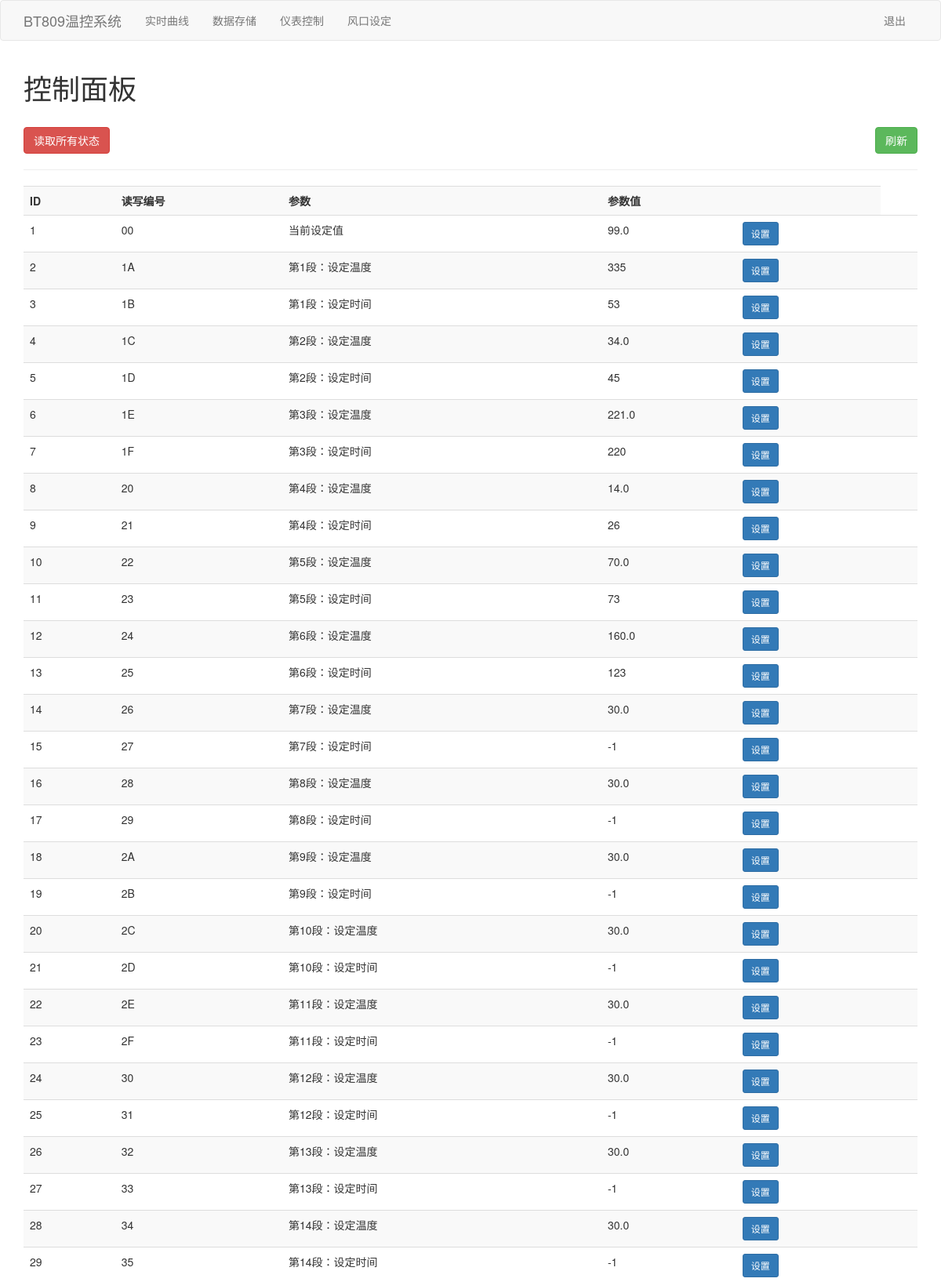
Screenshot of /parameter (signed in, upper part) with the database file from the repository.
### tables this page shows
CREATE TABLE register (
                            ID  INTEGER PRIMARY KEY AUTOINCREMENT,
                            Num text,
                            Meaning text,
                            Value text);

### app/views.py (the view)
@app.route('/parameter')
@is_logged_in
def parameter():
    data = db.select_all()
    return render_template('parameter.html', data=data)

### app/models.py (called while the page is built)
    def select_all(self):
        with con:
            sql = """select * from register """
            cur.execute(sql)
            data = cur.fetchall()
            return data

### app/views.py (called while the page is built)
def is_logged_in(f):
    @wraps(f)
    def wrap(*args, **kwargs):
        if 'logged_in' in session:
            return f(*args, **kwargs)
        else:
            flash('请登陆浏览', 'danger')
            return redirect(url_for('login'))
    return wrap

### app/templates/parameter.html
{% extends 'layout.html'%}
{%block body%}
<div class="container">
    <h1>控制面板 </h1>
    <br>
    <a href="/status" class="btn btn-danger btn-md " role="button">读取所有状态</a>
    <a href="/parameter" class="btn btn-success btn-md pull-right" role="button">刷新</a>
    <hr>
    <table class="table table-striped">
        <tr>
            <th>ID</th>
            <th>读写编号</th>
            <th>参数</th>
            <th>参数值</th>
            <th></th>
        </tr>
        {% for parameter in data %}
        <tr>
            <td>{{parameter[0]}}</td>
            <td>{{parameter[1]}}</td>
            <td>{{parameter[2]}}</td>
            <td>{{parameter[3]}}</td>
            <td><a href="edit/{{parameter[0]}}" class="btn btn-primary btn-sm">设置</a></td>
            <td>
        </tr>
        {% endfor %}
    </table>
</div>
{% endblock %}

### app/templates/layout.html (shortened to what this page needs)
<!DOCTYPE html>
<html lang="en">
<head>
    <link rel="stylesheet" href="{{ url_for('static', filename='css/bootstrap.min.css') }}">
</head>
<body>
    {% include 'includes/_navbar.html'%}
    {% block body%}{% endblock%}
</body>
</html>

### app/templates/includes/_navbar.html (shortened to what this page needs)
<nav class="navbar navbar-default">
  <div class="container">
    <div class="navbar-header">
      <a class="navbar-brand"  href="/">BT809温控系统</a>
    </div>
    <div id="navbar" class="collapse navbar-collapse ">
      <ul class="nav navbar-nav" style="width:380px">
        <li ><a href="/home" >实时曲线</a></li>
        <li ><a href="/table">数据存储</a></li>
        <li ><a href="/parameter">仪表控制</a></li>
        <li ><a href="/vents">风口设定</a></li>
      </ul>
      <ul class="nav navbar-nav navbar-right">
        {% if session.logged_in %}
        <li><a href="/logout">退出</a></li>
        {% else %}
        <li><a href="/register">注册</a></li>
        <li><a href="/login">登陆</a></li>
        {% endif %}
      </ul>
    </div>
  </div>
</nav>

### rows the page displays
register: ID "1", Num "00", Meaning "当前设定值", Value "99.0"
register: ID "2", Num "1A", Meaning "第1段：设定温度", Value "335"
register: ID "3", Num "1B", Meaning "第1段：设定时间", Value "53"
register: ID "4", Num "1C", Meaning "第2段：设定温度", Value "34.0"
register: ID "5", Num "1D", Meaning "第2段：设定时间", Value "45"
register: ID "6", Num "1E", Meaning "第3段：设定温度", Value "221.0"
register: ID "7", Num "1F", Meaning "第3段：设定时间", Value "220"
register: ID "8", Num "20", Meaning "第4段：设定温度", Value "14.0"
register: ID "9", Num "21", Meaning "第4段：设定时间", Value "26"
register: ID "10", Num "22", Meaning "第5段：设定温度", Value "70.0"
register: ID "11", Num "23", Meaning "第5段：设定时间", Value "73"
register: ID "12", Num "24", Meaning "第6段：设定温度", Value "160.0"
register: ID "13", Num "25", Meaning "第6段：设定时间", Value "123"
register: ID "14", Num "26", Meaning "第7段：设定温度", Value "30.0"
register: ID "15", Num "27", Meaning "第7段：设定时间", Value "-1"
register: ID "16", Num "28", Meaning "第8段：设定温度", Value "30.0"
register: ID "17", Num "29", Meaning "第8段：设定时间", Value "-1"
register: ID "18", Num "2A", Meaning "第9段：设定温度", Value "30.0"
register: ID "19", Num "2B", Meaning "第9段：设定时间", Value "-1"
register: ID "20", Num "2C", Meaning "第10段：设定温度", Value "30.0"
register: ID "21", Num "2D", Meaning "第10段：设定时间", Value "-1"
register: ID "22", Num "2E", Meaning "第11段：设定温度", Value "30.0"
register: ID "23", Num "2F", Meaning "第11段：设定时间", Value "-1"
register: ID "24", Num "30", Meaning "第12段：设定温度", Value "30.0"
register: ID "25", Num "31", Meaning "第12段：设定时间", Value "-1"
register: ID "26", Num "32", Meaning "第13段：设定温度", Value "30.0"
register: ID "27", Num "33", Meaning "第13段：设定时间", Value "-1"
register: ID "28", Num "34", Meaning "第14段：设定温度", Value "30.0"
register: ID "29", Num "35", Meaning "第14段：设定时间", Value "-1"
